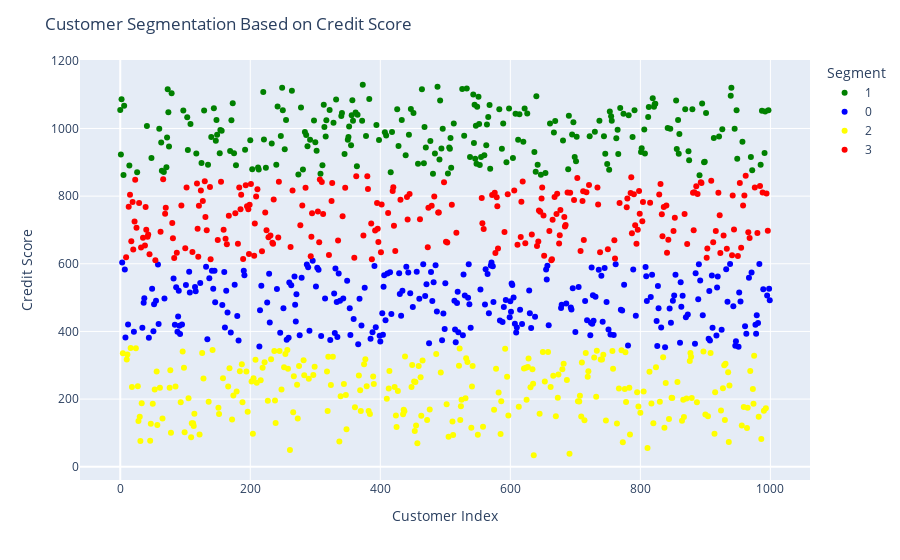

Notebook code for this chart:
### Code cell
# Convert Segment Column to category data type
df['Segment'] = df['Segment'].astype('category')

# Visualize the segment using plotly
fig = px.scatter(df, x=df.index, y='Credit Score', color='Segment', color_discrete_sequence=['green', 'blue', 'yellow', 'red'])

fig.update_layout(
    xaxis_title = 'Customer Index',
    yaxis_title = 'Credit Score',
    title = 'Customer Segmentation Based on Credit Score'
)
fig.show()

### Figure 1 — Plotly figure (JSON) as saved in the notebook; plotly's stock layout.template omitted (floating-point values rounded to 4 significant figures; data arrays with more than 128 entries replaced by an {"elided": "..."} marker saying what was removed)
{"data": [{"hovertemplate": "Segment=1<br>index=%{x}<br>Credit Score=%{y}<extra></extra>", "legendgroup": "1", "marker": {"color": "green", "symbol": "circle"}, "mode": "markers", "name": "1", "orientation": "v", "showlegend": true, "type": "scatter", "x": {"elided": "235 int values"}, "xaxis": "x", "y": {"elided": "235 float values"}, "yaxis": "y"}, {"hovertemplate": "Segment=0<br>index=%{x}<br>Credit Score=%{y}<extra></extra>", "legendgroup": "0", "marker": {"color": "blue", "symbol": "circle"}, "mode": "markers", "name": "0", "orientation": "v", "showlegend": true, "type": "scatter", "x": {"elided": "267 int values"}, "xaxis": "x", "y": {"elided": "267 float values"}, "yaxis": "y"}, {"hovertemplate": "Segment=2<br>index=%{x}<br>Credit Score=%{y}<extra></extra>", "legendgroup": "2", "marker": {"color": "yellow", "symbol": "circle"}, "mode": "markers", "name": "2", "orientation": "v", "showlegend": true, "type": "scatter", "x": {"elided": "255 int values"}, "xaxis": "x", "y": {"elided": "255 float values"}, "yaxis": "y"}, {"hovertemplate": "Segment=3<br>index=%{x}<br>Credit Score=%{y}<extra></extra>", "legendgroup": "3", "marker": {"color": "red", "symbol": "circle"}, "mode": "markers", "name": "3", "orientation": "v", "showlegend": true, "type": "scatter", "x": {"elided": "243 int values"}, "xaxis": "x", "y": {"elided": "243 float values"}, "yaxis": "y"}], "layout": {"legend": {"title": {"text": "Segment"}, "tracegroupgap": 0}, "margin": {"t": 60}, "title": {"text": "Customer Segmentation Based on Credit Score"}, "xaxis": {"anchor": "y", "domain": [0, 1], "title": {"text": "Customer Index"}}, "yaxis": {"anchor": "x", "domain": [0, 1], "title": {"text": "Credit Score"}}}}
